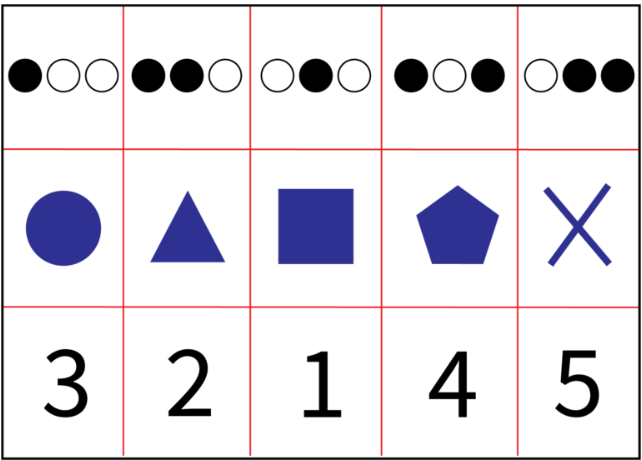
#> input picture Robo_innovator/images/board.png, 642 x 460 px
$ python -i x.py   (imports and definitions only)
#> lines starting #> are read from the running program, lines starting #| are printed output that depends on the picture; after the words box and inside, x2 and y2 are one past the last pixel; in counts of white or black regions, pixels touching at a corner belong together
#> further down, picture is the input picture: shape (460, 642, 3); mean B, G, R 228.8, 222.6, 225.7
import cv2
def shape_check(img):
    # converting image into grayscale image
    gray = cv2.cvtColor(img, cv2.COLOR_BGR2GRAY)
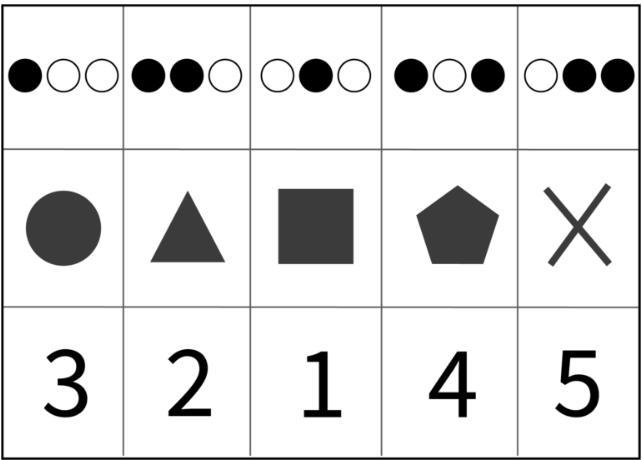
#> gray: shape (460, 642); min 0, max 255, mean 224.2

    # setting threshold of gray image
    _, threshold = cv2.threshold(gray, 127, 255, cv2.THRESH_BINARY)
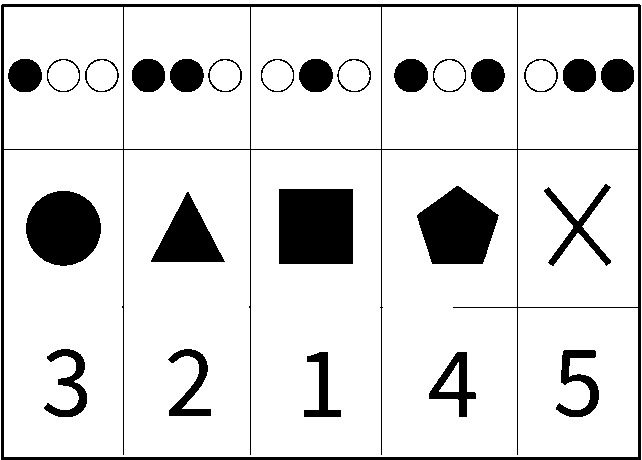
#> threshold: shape (460, 642); 86.2% white; 26 black regions

    # using a findContours() function
    contours, _ = cv2.findContours(
        threshold, cv2.RETR_TREE, cv2.CHAIN_APPROX_SIMPLE)
#> contours = 41 contours; largest, box (x1, y1, x2, y2) and area: (4, 150, 638, 457) 172327, (382, 7, 517, 149) 18894, (518, 150, 638, 307) 18564, (251, 7, 381, 149) 18189, (124, 7, 250, 149) 17625

    i = 0
    # list for storing names of shapes
    for contour in contours:

        # here we are ignoring first counter because
        # findcontour function detects whole image as shape
        if cv2.contourArea(contour) < 1000 or cv2.contourArea(contour) > 10000:
            continue

        #print(cv2.contourArea(contour))
        # cv2.approxPloyDP() function to approximate the shape
        approx = cv2.approxPolyDP(
            contour, 0.01 * cv2.arcLength(contour, True), True)

        # using drawContours() function
        cv2.drawContours(img, [contour], 0, (0, 0, 255), 5)
        area = cv2.contourArea(contour)
        # finding center point of shape
        M = cv2.moments(contour)
        if M['m00'] != 0.0:
            x = int(M['m10']/M['m00'])
            y = int(M['m01']/M['m00'])

        #print(len(approx))
        # putting shape name at center of each shape
        if len(approx) == 3:
            return "Triangle",area

        elif len(approx) == 4:
            return "Rectangle",area

        elif len(approx) == 5:
            return "Pentagon",area

        elif len(approx) == 12: #To fix
            return "X",area
        else:
            return "Circle",area
#> this loop made 2 passes
#> (area, x, y) on pass 2: (1376, 577, 225)
#> contour on pass 1: [[518, 150], [518, 306], [637, 306], [637, 150]]
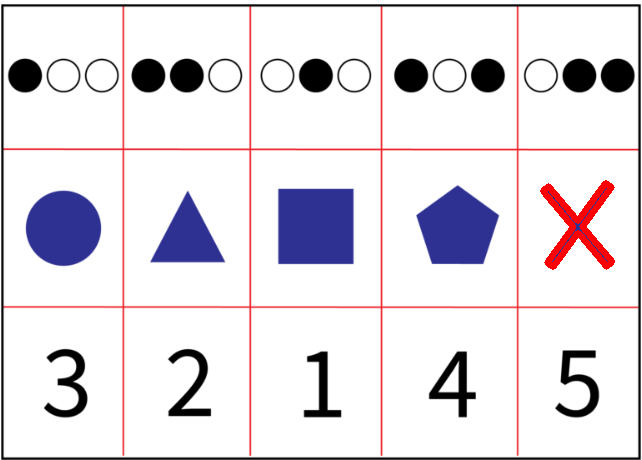
#> img: shape (460, 642, 3); 0.84% of pixels changed, all inside (x1, y1, x2, y2) = (540, 180, 615, 270)

>>> import cv2
>>> picture = cv2.imread('images/board.png')
>>> result = shape_check(picture)
#> result = ('X', 1376)
